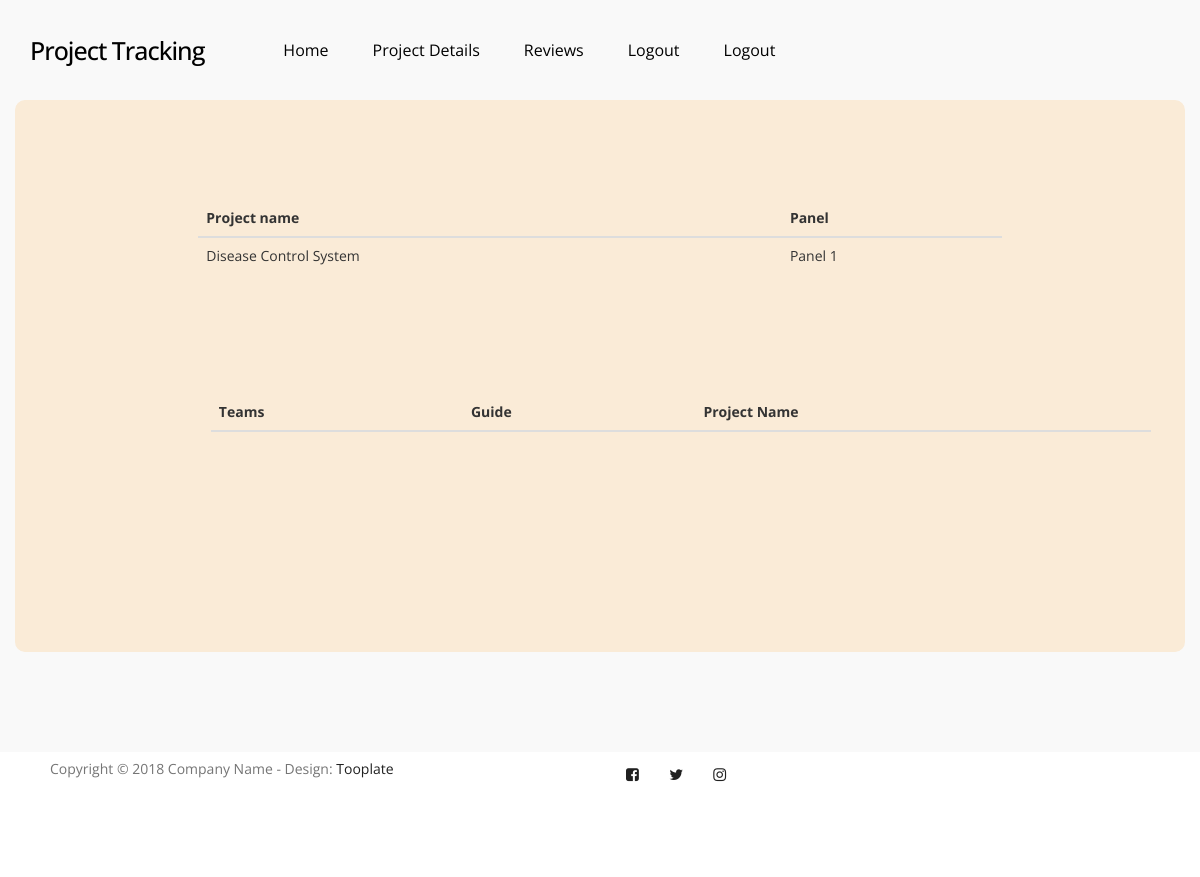
/cord_details, run on an earlier commit of the app's database.
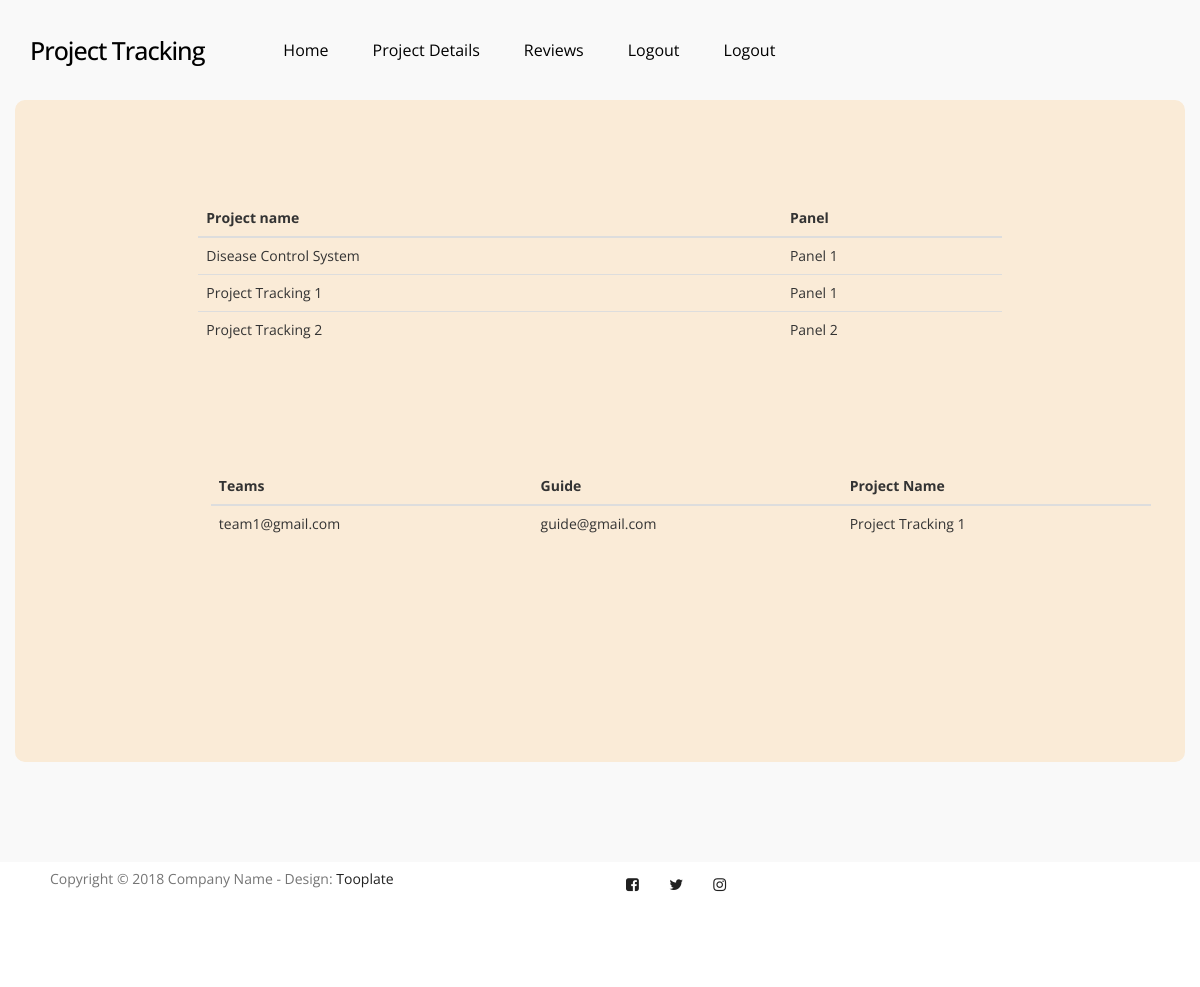
And on a later commit of the database.
### home/models.py (models this page shows)
class Project(models.Model):
    id = models.UUIDField(default=uuid.uuid4, editable=False, primary_key=True)
    panel_id = models.ForeignKey(Panel, on_delete=models.CASCADE)
    project_name = models.CharField(max_length=200)
    flag = models.BooleanField(default=False)

class Panel(models.Model):
    id = models.UUIDField(default=uuid.uuid4, editable=False, primary_key=True)
    panel_name = models.CharField(max_length=200)

class Team(models.Model):
    id = models.UUIDField(default=uuid.uuid4, editable=False, primary_key=True)
    guide = models.ForeignKey(Guide, on_delete=models.CASCADE, null=True)
    team = models.ForeignKey(User, on_delete=models.CASCADE)
    project = models.ForeignKey(Project, on_delete=models.CASCADE)

class Guide(models.Model):
    id = models.UUIDField(default=uuid.uuid4, editable=False, primary_key=True)
    panel_id = models.ForeignKey(Panel, on_delete=models.CASCADE)
    user = models.ForeignKey(User, on_delete=models.CASCADE)

### home/views.py (the view)
# urls.py: path('cord_details', views.cord_details, name='cord_details'),
def cord_details(request):
    panels = Panel.objects.all()
    projects = Project.objects.all()
    guide = Guide.objects.all()
    team = Team.objects.all()
    return render(request, 'cord_details.html', {'panel': panels, 'project':projects, 'guide':guide, 'team':team})

### home/templates/cord_details.html (shortened to what the changed rows need)
<!DOCTYPE html>
<html lang="en">
<head>
     <link rel="stylesheet" href="/static/home/css/bootstrap.min.css">
     <link rel="stylesheet" href="/static/home/css/owl.carousel.css">
     <link rel="stylesheet" href="/static/home/css/owl.theme.default.min.css">
     <link rel="stylesheet" href="/static/home/css/font-awesome.min.css">
     <link rel="stylesheet" href="/static/home/css/tooplate-style.css">
</head>
<body>
     <section  data-stellar-background-ratio="0.5">
          <div class="container" style="background-color: antiquewhite; padding: 100px; border-radius: 10px;">
               <div class="row">
                    <div class="col-md-offset-1 col-md-10 col-sm-12">
                         <table class="table">
                              <thead>
                                   <tr>
                                        <th>Project name</th>
                                        <th>Panel</th>
                                   </tr>
                              </thead>
                              <tbody>
                                   {% for x in project %}
                                   <tr>
                                        <td>{{x.project_name}}</td>
                                        <td>{{x.panel_id.panel_name}}</td>
                                   </tr>
                                   {% endfor %}
                              </tbody>
                         </table>
                    </div>
               </div>
                    <div class="row" style="margin: 100px 0px">
                         <div class="col-md-offset-1 col-md-12 col-sm-12">
                              <table class="table">
                                   <thead>
                                        <tr>
                                             <th>Teams</th>
                                             <th>Guide</th>
                                             <th>Project Name</th>
                                        </tr>
                                   </thead>
                                   <tbody>
                                        {% for x in team %}
                                        <tr>
                                             <td>{{x.team.username}}</td>
                                             <td>{{x.guide.user.username}}</td>
                                             <td>{{x.project.project_name}}</td>
                                        </tr>
                                        {% endfor %}
                                   </tbody>
                              </table>
                         </div>
                    </div>
               </div>
     </section>
</body>
</html>

What changed in the data, as far as the page shows it:
added Project: project_name "Project Tracking 1", panel_id.panel_name "Panel 1"
added Project: project_name "Project Tracking 2", panel_id.panel_name "Panel 2"
added Team: team.username "team1@gmail.com", guide.user.username "guide@gmail.com", project.project_name "Project Tracking 1"
